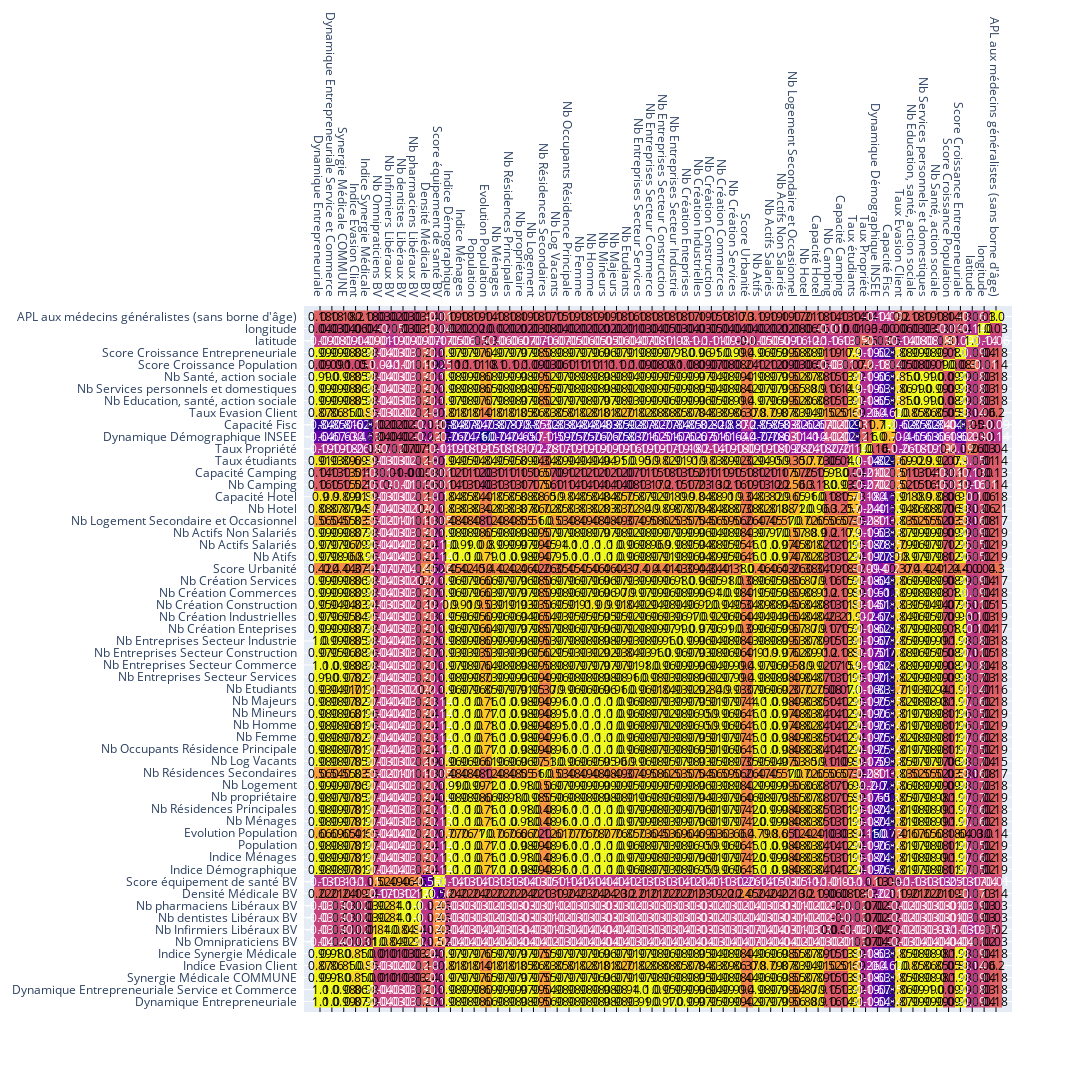

The code cell stored with this chart in its notebook:
### Code cell
# Sélectionner uniquement les colonnes numériques pour la matrice de corrélation
numeric_columns = insee_df.select_dtypes(include=['float64', 'int64'])

# Calculer la matrice de corrélation
corr_matrix = numeric_columns.corr().round(2)

fig = ff.create_annotated_heatmap(corr_matrix.values,
                                  x = corr_matrix.columns.tolist(),
                                  y = corr_matrix.index.tolist())

fig.update_layout(height=2400, width=3200)

fig.show()
